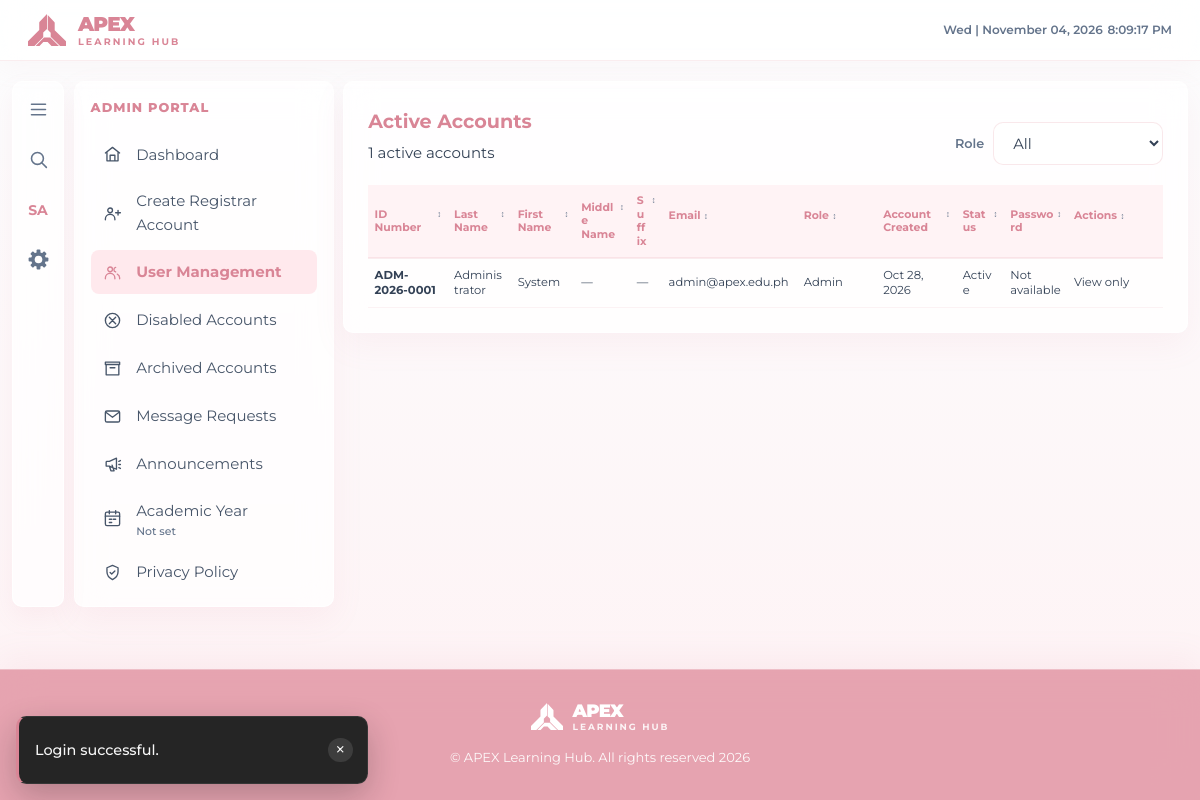
The app's page /views/admin/admin_users.php (signed in) with its own data.
### tables this page shows
CREATE TABLE IF NOT EXISTS users (
    id INT AUTO_INCREMENT PRIMARY KEY,
    email VARCHAR(100) NOT NULL UNIQUE,
    password VARCHAR(255) NOT NULL,
    first_name VARCHAR(50) NOT NULL,
    last_name VARCHAR(50) NOT NULL,
    middle_name VARCHAR(50) DEFAULT NULL,
    suffix VARCHAR(20) DEFAULT NULL,
    id_number VARCHAR(30) DEFAULT NULL,
    program VARCHAR(150) DEFAULT NULL,
    program_id INT DEFAULT NULL,
    department_id INT DEFAULT NULL,
    role ENUM('admin', 'registrar', 'dean', 'professor', 'student') NOT NULL DEFAULT 'student',
    profile_photo VARCHAR(255) DEFAULT NULL,
    created_at TIMESTAMP DEFAULT CURRENT_TIMESTAMP,
    is_active TINYINT(1) NOT NULL DEFAULT 1,
    archived_at TIMESTAMP NULL DEFAULT NULL,
    created_by INT DEFAULT NULL,
    INDEX idx_users_account_state (is_active, archived_at, role),
    INDEX idx_users_created_by (created_by),
    INDEX idx_users_program_id (program_id),
    INDEX idx_users_department_role (department_id, role),
    UNIQUE KEY uq_users_id_number (id_number),
    CONSTRAINT fk_users_created_by FOREIGN KEY (created_by) REFERENCES users(id) ON DELETE SET NULL,
    CONSTRAINT fk_users_program FOREIGN KEY (program_id) REFERENCES programs(id) ON DELETE SET NULL,
    CONSTRAINT fk_users_department FOREIGN KEY (department_id) REFERENCES departments(id) ON DELETE SET NULL
);

### views/admin/admin_users.php (the view, shortened to what this page needs)
<?php
require_once '../../config/db.php';
$csrfToken = adminCsrfToken();
$requestedRole = $_GET['role'] ?? 'all';
$selectedRole = is_string($requestedRole) ? $requestedRole : 'all';
$roleCondition = $selectedRole === 'all'
    ? '1 = 1'
    : 'u.role = :role';
$usersStmt = $pdo->prepare("
    SELECT u.id, u.id_number, u.last_name, u.first_name, u.middle_name, u.suffix,
           u.email, u.role, u.created_at
    FROM users u
    WHERE $roleCondition
      AND u.is_active = 1
      AND u.archived_at IS NULL
    ORDER BY u.role, u.last_name, u.first_name
");
$usersStmt->execute($selectedRole === 'all' ? [] : ['role' => $selectedRole]);
$users = $usersStmt->fetchAll();
require_once '../../includes/header.php';
?>
<div class="student-dashboard-shell" id="studentDashboardShell">
    <?php require '../../includes/admin_sidebar.php'; ?>
    <div class="student-dashboard-content container">
        <section class="card admin-user-table-card admin-role-table-card" aria-labelledby="activeAccountsTitle">
            <div class="table-toolbar">
                <div>
                    <h2 class="card-title" id="activeAccountsTitle">Active Accounts</h2>
                    <p class="text-muted"><?= number_format(count($users)) ?> active accounts</p>
                </div>
                <form class="admin-account-role-filter" method="get" action="admin_users.php">
                    <label for="activeAccountRole">Role</label>
                    <select class="form-control" id="activeAccountRole" name="role" onchange="this.form.submit()">
                        <option value="all"<?= $selectedRole === 'all' ? ' selected' : '' ?>>All</option>
                    </select>
                </form>
            </div>
            <div class="table-responsive">
                <table class="data-table admin-user-table" id="adminUsersTable">
                    <thead>
                        <tr>
                            <th>ID Number</th>
                            <th>Last Name</th>
                            <th>First Name</th>
                            <th>Middle Name</th>
                            <th>Suffix</th>
                            <th>Email</th>
                            <th>Role</th>
                            <th>Account Created</th>
                            <th>Status</th>
                            <th>Password</th>
                            <th>Actions</th>
                        </tr>
                    </thead>
                    <tbody>
                        <?php if (!$users): ?>
                            <tr><td class="admin-table-empty" colspan="11">No active accounts found.</td></tr>
                        <?php else: ?>
                            <?php foreach ($users as $user): ?>
                                <?php $displayName = trim($user['first_name'] . ' ' . $user['last_name']); ?>
                                <tr id="user-<?= (int) $user['id'] ?>">
                                    <td class="account-id-cell"><?= htmlspecialchars($user['id_number'] ?? '', ENT_QUOTES, 'UTF-8') ?: '—' ?></td>
                                    <td><?= htmlspecialchars($user['last_name'], ENT_QUOTES, 'UTF-8') ?></td>
                                    <td><?= htmlspecialchars($user['first_name'], ENT_QUOTES, 'UTF-8') ?></td>
                                    <td><?= htmlspecialchars($user['middle_name'] ?? '', ENT_QUOTES, 'UTF-8') ?: '—' ?></td>
                                    <td><?= htmlspecialchars($user['suffix'] ?? '', ENT_QUOTES, 'UTF-8') ?: '—' ?></td>
                                    <td><?= htmlspecialchars($user['email'], ENT_QUOTES, 'UTF-8') ?></td>
                                    <td><span class="role-pill role-<?= htmlspecialchars($user['role'], ENT_QUOTES, 'UTF-8') ?>"><?= htmlspecialchars(ucfirst($user['role']), ENT_QUOTES, 'UTF-8') ?></span></td>
                                    <td><?= htmlspecialchars(date('M j, Y', strtotime($user['created_at'])), ENT_QUOTES, 'UTF-8') ?></td>
                                    <td>Active</td>
                                    <td>
                                        <?php if (in_array($user['role'], ['registrar', 'dean', 'professor', 'student'], true)): ?>
                                            <button type="button" class="btn btn-outline btn-sm"
                                                data-open-modal="adminPasswordModal"
                                                data-user-id="<?= (int) $user['id'] ?>"
                                                data-user-name="<?= htmlspecialchars($displayName, ENT_QUOTES, 'UTF-8') ?>"
                                                data-return-to="active">Change</button>
                                        <?php else: ?>
                                            <span class="text-muted">Not available</span>
                                        <?php endif; ?>
                                    </td>
                                    <td>
                                        <?php if (in_array($user['role'], ['registrar', 'dean', 'professor', 'student'], true)): ?>
                                            <div class="admin-account-actions">
                                                <form action="../../api/admin_accounts_process.php" method="POST"
                                                    onsubmit="return confirm('Disable access for <?= htmlspecialchars($displayName, ENT_QUOTES, 'UTF-8') ?>?');">
                                                    <input type="hidden" name="csrf_token" value="<?= htmlspecialchars($csrfToken, ENT_QUOTES, 'UTF-8') ?>">
                                                    <input type="hidden" name="action" value="disable_user">
                                                    <input type="hidden" name="user_id" value="<?= (int) $user['id'] ?>">
                                                    <button type="submit" class="btn btn-primary btn-sm">Disable</button>
                                                </form>
                                            </div>
                                        <?php else: ?>
                                            <span class="text-muted">View only</span>
                                        <?php endif; ?>
                                    </td>
                                </tr>
                            <?php endforeach; ?>
                        <?php endif; ?>
                    </tbody>
                </table>
            </div>
        </section>
    </div>
</div>
<?php require_once '../../includes/footer.php'; ?>

### includes/portal_icon_rail.php (shortened to what this page needs)
<?php
$portalSettingsHref = match ($activeUserRole) {
    'admin' => ($portalViewBase ?? '') . 'admin_settings.php',
    'registrar' => ($portalViewBase ?? '') . 'registrar_settings.php',
    'dean' => ($portalViewBase ?? '') . 'dean_settings.php',
    'professor' => ($portalViewBase ?? '') . 'professor_settings.php',
    'student' => ($portalViewBase ?? '') . 'student_settings.php',
    default => 'index.php',
};
?>
<aside class="portal-icon-rail" aria-label="Portal shortcuts">
    <button class="portal-icon-button portal-nav-toggle" type="button" data-portal-nav-toggle
        aria-label="Open navigation" aria-controls="studentSidebar" aria-expanded="false" title="Navigation">
        <svg viewBox="0 0 24 24" aria-hidden="true">
            <path d="M4 6h16M4 12h16M4 18h16"></path>
        </svg>
    </button>
    <?php if ($activeUserRole !== 'student'): ?>
        <button class="portal-icon-button portal-people-search-toggle" type="button" data-people-search-toggle
            aria-label="Search people" aria-controls="portalPeopleSearchPanel" aria-expanded="false" title="Search">
            <svg viewBox="0 0 24 24" aria-hidden="true">
                <circle cx="10.8" cy="10.8" r="6.8" />
                <path d="m16 16 5 5" />
            </svg>
        </button>
    <?php endif; ?>
    <div class="student-profile-menu portal-profile-menu" data-profile-menu>
        <button class="portal-icon-button portal-profile-trigger student-profile-trigger" type="button"
            aria-haspopup="true" aria-expanded="false" aria-controls="profileDropdown" data-profile-menu-trigger
            aria-label="Open profile menu" title="Profile">
            <span class="profile-avatar-wrap">
                <?php if ($activeUserProfilePhoto !== ''): ?>
                    <img class="portal-avatar-photo"
                        src="<?= htmlspecialchars($activeUserProfilePhoto, ENT_QUOTES, 'UTF-8') ?>" alt="">
                <?php else: ?>
                    <span class="avatar-circle"><?= htmlspecialchars($userInitials) ?></span>
                <?php endif; ?>
            </span>
        </button>
    </div>
    <a class="portal-icon-button portal-settings-button"
        href="<?= htmlspecialchars($portalSettingsHref, ENT_QUOTES, 'UTF-8') ?>" aria-label="Settings"
        title="Settings">
    </a>
</aside>

### css/style.css (style rules this page uses)
:root { color-scheme: light; --paper: #faf7f0; --navy: #222a58; --teal: #31b8b0; --coral: #e6a1ae; --navy-dark: #161b39; --navy-light: #343f7d; --teal-dark: #228b85; --teal-light: #e4f7f6; --coral-dark: #d98596; --coral-light: #fff0f2; --surface: #ffffff; --surface-alt: #f4efe4; --surface-border: #e6dfd1; --text-main: #64748b; --text-muted: #676e8a; --text-light: #8e95aa; --status-success: #1fa47d; --status-success-bg: #e5f7f0; --status-pending: #df8a14; --status-pending-bg: #fdf3e2; --status-danger: #d98596; --status-danger-bg: #fff0ef; --radius-sm: 6px; --radius-md: 10px; --radius-lg: 16px; --radius-full: 9999px; --shadow-sm: 0 2px 4px rgba(34, 42, 88, 0.05); --shadow-md: 0 4px 14px rgba(34, 42, 88, 0.08); --shadow-lg: 0 10px 28px rgba(34, 42, 88, 0.12); --shadow-xl: 0 20px 45px rgba(34, 42, 88, 0.16); --transition: 0.2s cubic-bezier(0.4, 0, 0.2, 1); --font-sans: system-ui, -apple-system, BlinkMacSystemFont, "Segoe UI", Roboto, "Helvetica Neue", Arial, sans-serif; }
* { box-sizing: border-box; margin: 0; padding: 0; }
html, body { min-height: 100%; font-family: var(--font-sans); background-color: var(--paper); color: var(--text-main); line-height: 1.5; -webkit-font-smoothing: antialiased; }
html { scrollbar-width: thin; scrollbar-color: #d98596 rgba(255, 240, 242, 0.9); }
a { color: var(--teal-dark); text-decoration: none; transition: color var(--transition); }
.avatar-circle { width: 34px; height: 34px; border-radius: 50%; background: var(--navy); color: #fff; display: flex; align-items: center; justify-content: center; font-weight: 700; font-size: 0.875rem; }
.role-pill { display: inline-block; padding: 0; border-radius: 0; background: transparent; color: inherit; font: inherit; letter-spacing: normal; text-transform: none; }
.form-control { width: 100%; padding: 0.65rem 0.95rem; font-size: 0.925rem; font-family: inherit; border: 1.5px solid var(--surface-border); border-radius: var(--radius-md); background-color: #ffffff; color: var(--text-main); transition: border-color var(--transition), box-shadow var(--transition); }
.container { max-width: 1200px; margin: 0 auto; padding: 2rem 1.5rem; }
.card { background: var(--surface); border: 1px solid var(--surface-border); border-radius: var(--radius-lg); box-shadow: var(--shadow-sm); padding: 1.5rem; transition: transform var(--transition), box-shadow var(--transition); }
.card-title { font-size: 1.2rem; font-weight: 700; color: var(--navy); }
.table-responsive { overflow-x: auto; width: 100%; }
.data-table { width: 100%; border-collapse: collapse; text-align: left; font-size: 0.9rem; }
.data-table th { background: var(--paper); color: var(--navy); font-weight: 700; padding: 0.9rem 1rem; border-bottom: 2px solid var(--surface-border); white-space: nowrap; }
.data-table td { padding: 0.9rem 1rem; border-bottom: 1px solid var(--surface-border); color: var(--text-main); vertical-align: middle; }
body { padding-bottom: 60px; }

### records on screen
users: userInitials "SA", id_number "ADM-2026-0001", last_name "Administrator", first_name "System", middle_name "—", suffix "—", email "admin@apex.edu.ph", role "Admin", created_at "Oct 28, 2026", shows "Not available", shows "View only"

### other values on screen
count($users) "1"
$toast['message'] "Login successful."
